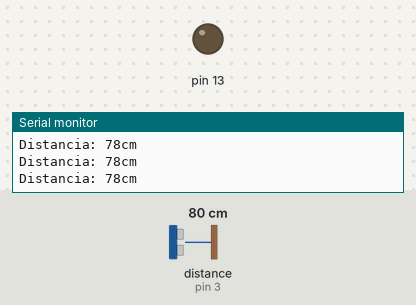
The sketch below on a simulated Arduino Uno, built with avr-gcc and run on an emulated ATmega328P. On the bench: output pins drawn as LEDs (lit = HIGH), the last lines printed to the serial monitor. Wiring (inferred from the names in the program): ultrasonic range finder: trigger pin 2; echo pin 3. The test bench sets the inputs (shaded band); at power-on: distance to the obstacle (sensor on pin 3) 80 cm. The echo pulse lasts 58.3 µs per cm; pins used as bus, display or sensor lines are not drawn.

Above: at 1.2 s.
1.3 s: distance to the obstacle (sensor on pin 3) set to 12 cm
2.8 s: distance to the obstacle (sensor on pin 3) set to 9 cm
At 3.8 s:
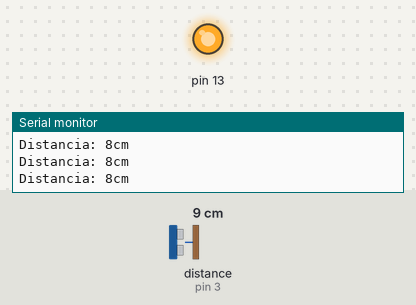
4.3 s: distance to the obstacle (sensor on pin 3) set to 18 cm
At 5.5 s:
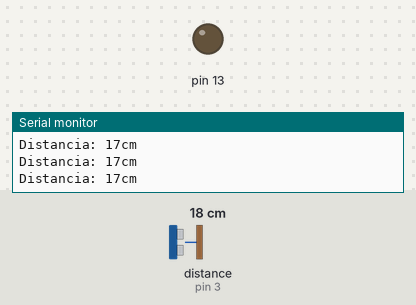
5.8 s: distance to the obstacle (sensor on pin 3) set to 2 cm
At 6.5 s:
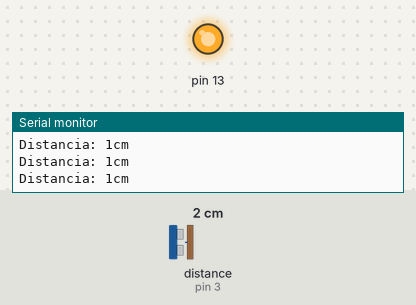
Timing chart, 0 to 8.3 s (numbered marks = the images above; inputs shaded):
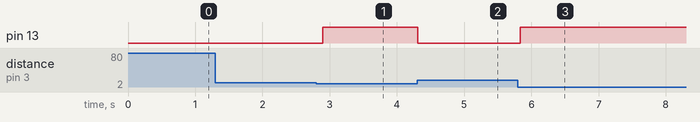

The sketch:

Codigo.ino
```cpp
const int Trigger = 2;   //Pin digital 2 para el Trigger del sensor
const int Echo = 3;   //Pin digital 3 para el Echo del sensor

void setup() {
  Serial.begin(9600);//iniciailzamos la comunicación
  pinMode(Trigger, OUTPUT); //pin como salida
  pinMode(Echo, INPUT);  //pin como entrada
  pinMode(13, OUTPUT);
  digitalWrite(Trigger, LOW);//Inicializamos el pin con 0
  digitalWrite(13, LOW);
}

void loop()
{

  long t; //timepo que demora en llegar el eco
  long d; //distancia en centimetros

  digitalWrite(Trigger, HIGH);
  delayMicroseconds(10);          //Enviamos un pulso de 10us
  digitalWrite(Trigger, LOW);

  t = pulseIn(Echo, HIGH); //obtenemos el ancho del pulso
  d = t/59;             //escalamos el tiempo a una distancia en cm

  Serial.print("Distancia: ");
  Serial.print(d);      //Enviamos serialmente el valor de la distancia
  if(d<=9){
    digitalWrite(13, HIGH);
  }else{
    digitalWrite(13, LOW);
  }
  Serial.print("cm");
  Serial.println();
  delay(100);          //Hacemos una pausa de 100ms
}
```

Measured:
- the behaviour switches between 11 and 10 cm on distance to the obstacle (sensor on pin 3) (found by bisection; images 0 and 1)
- after the input at 2.8 s, pin 13: LOW → HIGH after 0.09 s
- after the input at 4.3 s, pin 13: HIGH → LOW at once
- after the input at 5.8 s, pin 13: LOW → HIGH at once
